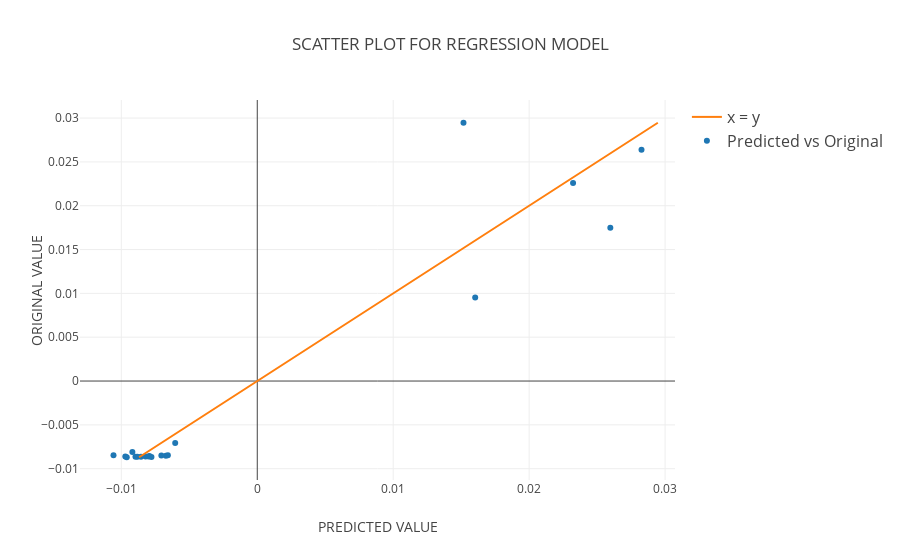

The code cell stored with this chart in its notebook:
### Markdown cell above
## REGRESSION MODEL PLOT ##

### Code cell
trace1 = go.Scatter(
    x = reg.predict(X_test),
    y = Y_test,
    mode ='markers',
    name = 'Predicted vs Original',
    line = dict(shape = 'linear')
)
trace2 = go.Scatter(
    x = Y_test,
    y = Y_test,
    mode = 'lines',
    name = 'x = y',
    line = dict(shape = 'linear')
)
data = [trace1, trace2]
layout = dict(
    title = 'SCATTER PLOT FOR REGRESSION MODEL',
    xaxis = dict(
        title = 'PREDICTED VALUE '
    ),
    yaxis = dict(
        title = 'ORIGINAL VALUE'
    ),
    legend = dict(
        traceorder = 'reversed',
        font = dict(size = 16)
    )
)
fig = dict(data = data, layout = layout)
plot.iplot(fig, filename='PLANETARY_Regression Model')

### Figure 1 — Plotly figure (JSON) as saved in the notebook; plotly's stock layout.template omitted (floating-point values rounded to 4 significant figures)
{"data": [{"line": {"shape": "linear"}, "mode": "markers", "name": "Predicted vs Original", "type": "scatter", "x": [-0.006725, -0.007784, -0.009707, -0.008218, -0.007991, 0.02597, 0.01603, -0.007055, -0.009603, -0.006578, -0.009188, 0.02323, -0.006037, -0.007932, 0.01517, -0.008824, -0.008553, 0.02827, -0.01058, -0.00896], "y": [-0.008521, -0.008664, -0.008597, -0.00862, -0.008611, 0.01748, 0.009523, -0.008509, -0.008695, -0.008475, -0.008083, 0.02261, -0.007065, -0.008556, 0.02947, -0.008648, -0.008644, 0.02639, -0.008463, -0.008635]}, {"line": {"shape": "linear"}, "mode": "lines", "name": "x = y", "type": "scatter", "x": [-0.008521, -0.008664, -0.008597, -0.00862, -0.008611, 0.01748, 0.009523, -0.008509, -0.008695, -0.008475, -0.008083, 0.02261, -0.007065, -0.008556, 0.02947, -0.008648, -0.008644, 0.02639, -0.008463, -0.008635], "y": [-0.008521, -0.008664, -0.008597, -0.00862, -0.008611, 0.01748, 0.009523, -0.008509, -0.008695, -0.008475, -0.008083, 0.02261, -0.007065, -0.008556, 0.02947, -0.008648, -0.008644, 0.02639, -0.008463, -0.008635]}], "layout": {"legend": {"font": {"size": 16}, "traceorder": "reversed"}, "title": "SCATTER PLOT FOR REGRESSION MODEL", "xaxis": {"title": "PREDICTED VALUE "}, "yaxis": {"title": "ORIGINAL VALUE"}}}
